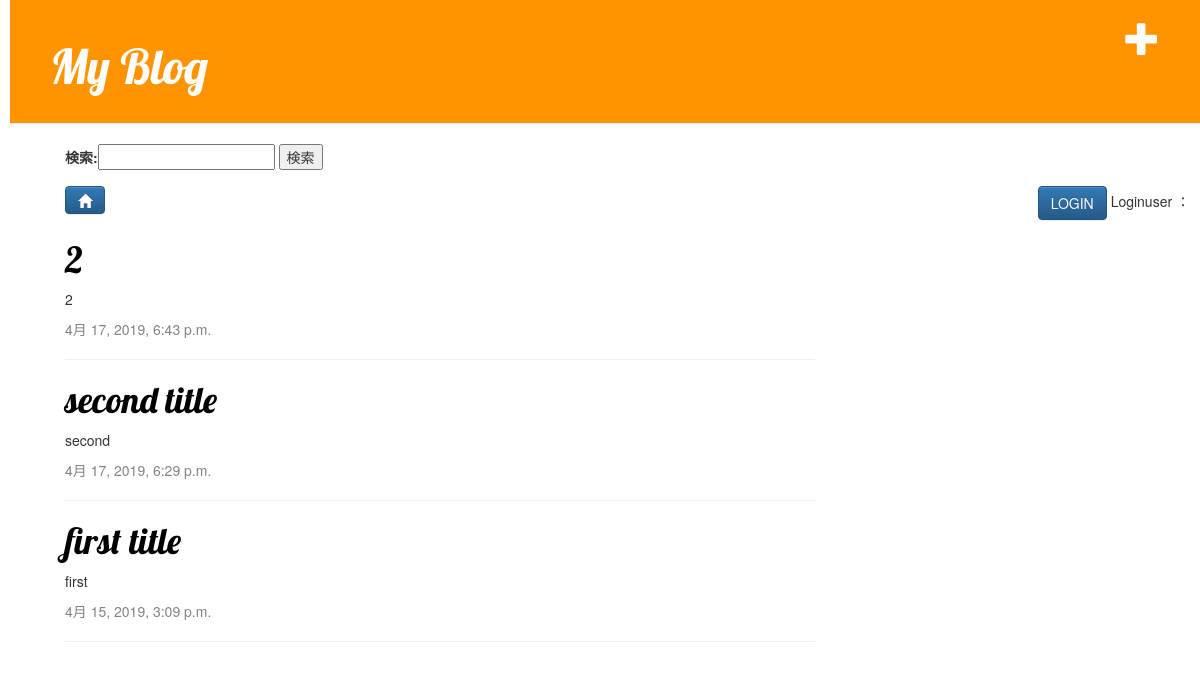
Before: / with the older database file.
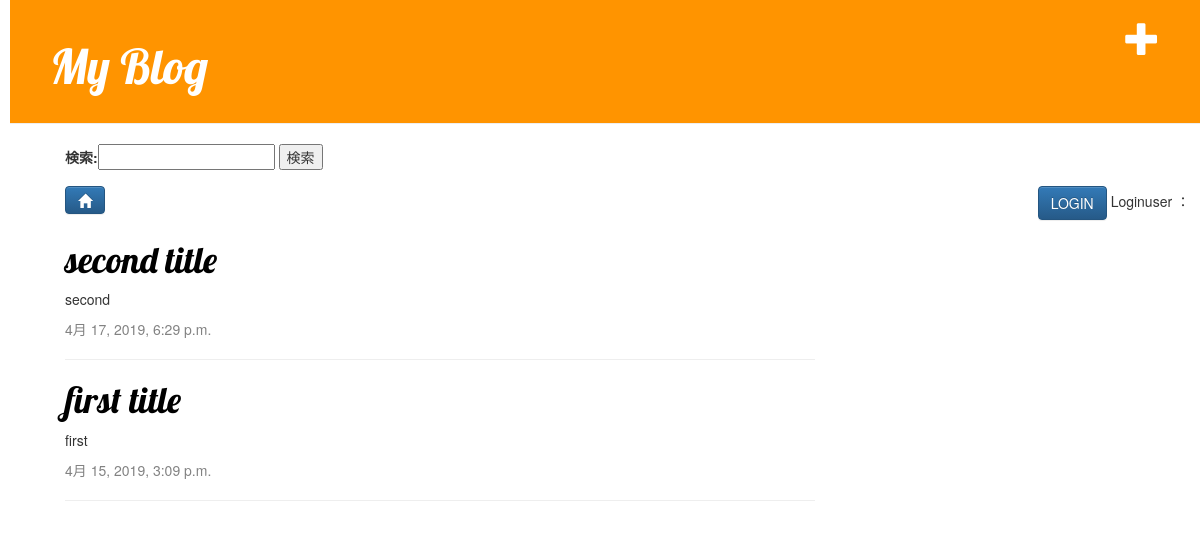
After: the same page with the newer database file.
### blog/models.py (models this page shows, shortened)
class Post(models.Model):
    author = models.ForeignKey('auth.User', on_delete=models.CASCADE)
    title = models.CharField(max_length=200)
    text = models.TextField()
    created_date = models.DateTimeField(default=timezone.now)
    published_date = models.DateTimeField(blank=True, null=True)
    live = models.BooleanField(default=False)
    class Meta:
        ordering = ['-created_date']

### blog/views.py (the view)
# urls.py: path('', views.post_list, name='post_list'),
def post_list(request):
    posts = Post.objects.all()
    form = forms.SearchForm()
    print(request.GET)
    if request.GET.get('q'):
        posts = posts.filter(title__contains = request.GET.get('q'))
    return render(request, 'blog/post_list.html', {'posts': posts, 'form': form})

### blog/forms.py
class SearchForm(forms.Form):
    q = forms.CharField(label="検索")

### blog/templates/blog/post_list.html (shortened to what this page needs)
{% load static %}
<html>
    <head>
        <link rel="stylesheet" href="//maxcdn.bootstrapcdn.com/bootstrap/3.2.0/css/bootstrap.min.css">
        <link rel="stylesheet" href="//maxcdn.bootstrapcdn.com/bootstrap/3.2.0/css/bootstrap-theme.min.css">
        <link rel="stylesheet" href="{% static 'css/blog.css' %}">
    </head>
    <body>
        <div class="page-header">
            <a href="{% url 'blog:create_article' %}" class="top-menu"><span class="glyphicon glyphicon-plus"></span></a>
            <h1><a href="/">My Blog</a></h1>
        </div>
        <div class="content container">
            <form method="get" action="">
                {{ form }}
                <input type="submit" value="検索">
            </form>
            <div>
                <a href="{% url 'blog:post_list' %}" class="btn btn-primary"><span class="glyphicon glyphicon-home"></span></a>
                <div class="save">
                    {% if request.user.is_authenticated %}
                        <a href="{% url 'account:logoutview' %}" class="btn btn-primary">LOGOUT</a>
                    {% else %}
                        <a href="{% url 'account:loginview' %}" class="btn btn-primary">LOGIN</a>
                    {% endif %}
                    Loginuser ： {{ user.username }}<br>
                </div>
            </div>
        </div>
            <div class="content container">
              <div class="row">
                  <div class="col-md-8">
                      {% for post in posts %}
                        <div class="post">
                            <h1><a href="{% url 'blog:article' post.id %}">{{ post.title }}</a></h1>
                            <p>{{ post.text|linebreaksbr }}</p>
                            <div class="date">
                                <p>{{ post.created_date }}</p>
                            </div>
                            <hr>
                        </div>
                      {% endfor %}
                  </div>
              </div>
          </div>
    </body>
</html>

Changed rows visible on the page:
removed Post: title "2", text "2", created_date "4月 17, 2019, 6:43 p.m."
